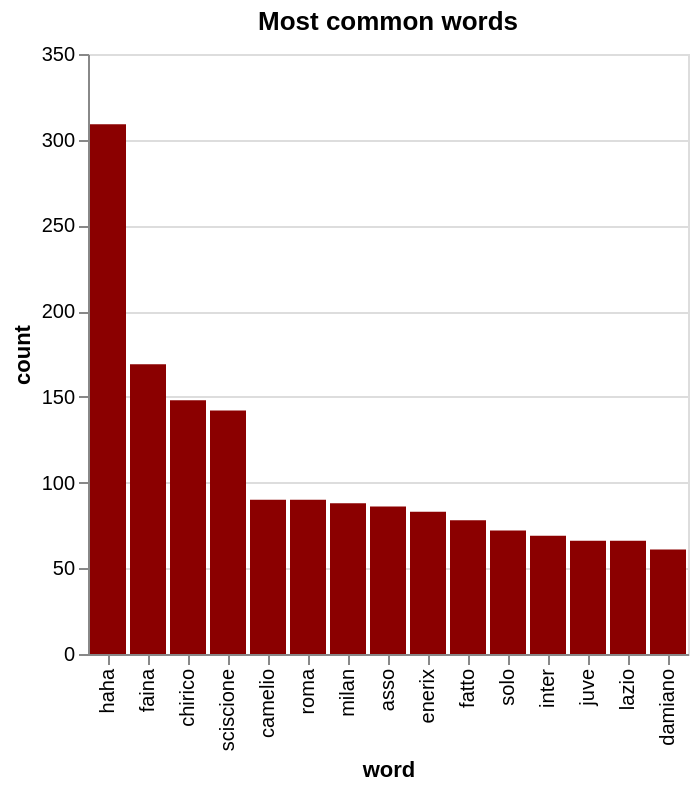

This figure's Vega-Lite source:
### Vega-Lite specification from a JSON file in a GitHub repository (floating-point values rounded to 4 significant figures)
{"config": {"view": {"continuousWidth": 400, "continuousHeight": 300}}, "data": {"name": "data-827bbfd2b992e1859a82505551927afd"}, "mark": {"type": "bar", "color": "darkred", "tooltip": true}, "encoding": {"x": {"field": "word", "sort": null, "type": "nominal"}, "y": {"field": "count", "type": "quantitative"}}, "title": "Most common words", "width": "container", "$schema": "https://vega.github.io/schema/vega-lite/v4.17.0.json", "datasets": {"data-827bbfd2b992e1859a82505551927afd": [{"word": "haha", "count": 309}, {"word": "faina", "count": 169}, {"word": "chirico", "count": 148}, {"word": "sciscione", "count": 142}, {"word": "camelio", "count": 90}, {"word": "roma", "count": 90}, {"word": "milan", "count": 88}, {"word": "asso", "count": 86}, {"word": "enerix", "count": 83}, {"word": "fatto", "count": 78}, {"word": "solo", "count": 72}, {"word": "inter", "count": 69}, {"word": "juve", "count": 66}, {"word": "lazio", "count": 66}, {"word": "damiano", "count": 61}], "width": "container"}}
